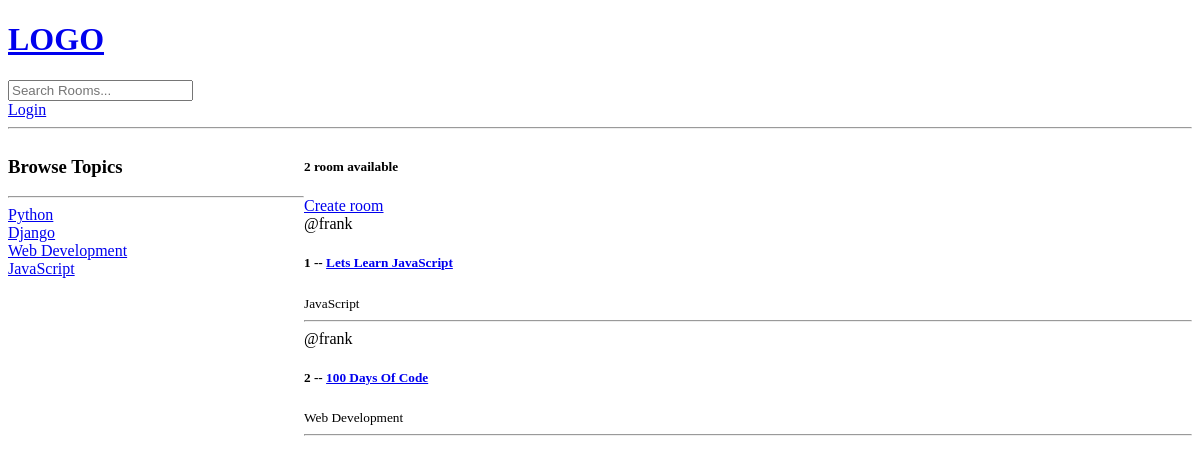
/, run on an earlier commit of the app's database.
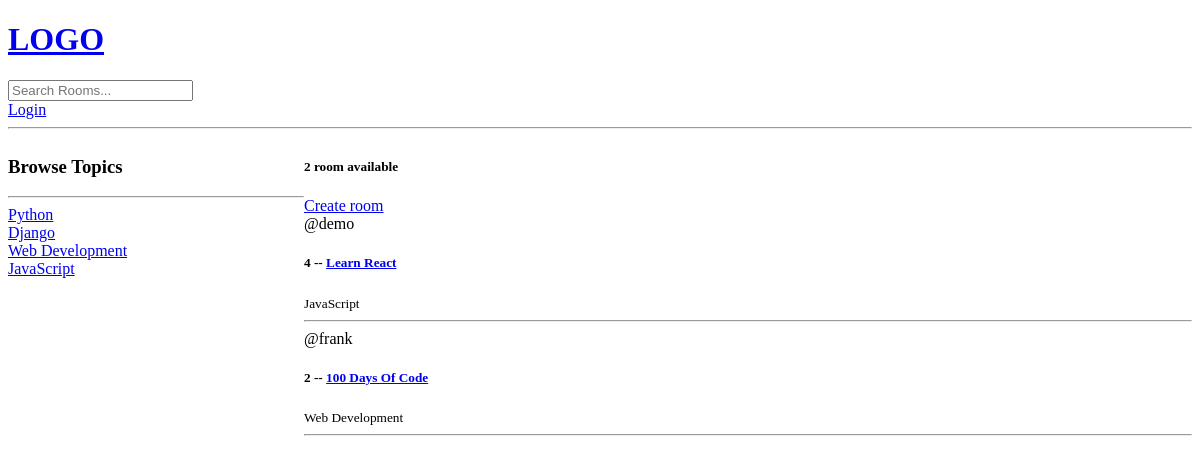
And on a later commit of the database.
### base/models.py (models this page shows, shortened)
class Topic(models.Model):
    name = models.CharField(max_length=200)

class Room(models.Model):
    host = models.ForeignKey(User, on_delete=models.SET_NULL, null=True)
    topic = models.ForeignKey(Topic, on_delete=models.SET_NULL, null=True)
    name = models.CharField(max_length=200)
    description = models.TextField(null=True, blank=True)
    participants = models.ManyToManyField(User, related_name='participants', blank=True)
    updated = models.DateTimeField(auto_now=True)
    created = models.DateTimeField(auto_now_add=True)   # autonow add saves the value when it was instaniated
    class Meta:
        ordering = ['-updated', '-created'] # newest item gets shown first

### base/views.py (the view)
# urls.py: path('', views.home, name="home"),  ## Triggers the function passed into it
def home(request):
    q = request.GET.get('q') if request.GET.get('q') != None else ''
    rooms = Room.objects.filter(
        Q(topic__name__icontains=q) |
        Q(name__icontains=q) |
        Q(description__icontains=q)
        ) # while typing if the typed string atleast contains certain amount of letters for ex py
    topics = Topic.objects.all()
    room_count = rooms.count()
    context = {'rooms':rooms, 'topics':topics, 'room_count':room_count,}
    return render(request, "base/home.html", context)   # Specify the app and its templates folder basically blueprints in flask

### base/templates/base/home.html (shortened to what this page needs)
{% extends 'main.html' %}
{% block content %}
<div class="home-container">
    <div>
        <h3>Browse Topics</h3>
        <hr>
        {% for topic in topics %}
            <div>
                <a href="{% url 'home' %}?q= {{ topic.name }}">{{ topic.name }}</a>
            </div>
        {% endfor %}
    </div>
    <div>
        <h5>{{ room_count }} room available</h5>
        <a href="{% url 'create-room' %}">Create room</a>
        <div>
            {% for room in rooms %}
                <div>
                    <span>@{{ room.host.username }}</span>
                    <h5>{{ room.id }} -- <a href="{% url 'room' room.id %}">{{ room.name }}</a></h5>
                    <small>{{ room.topic.name }}</small>
                    <hr>
                </div>
            {% endfor %}
        </div>
    </div>
</div>
{% endblock %}

### templates/main.html (shortened to what this page needs)
<!DOCTYPE html>
<html>
<head>
</head>
<body>
    {% include 'navbar.html' %}
    {% block content %}
    {% endblock %}
</body>
</html>

### templates/navbar.html
<a href="/">
    <h1>LOGO</h1>
</a>
<form method="GET" action="{% url 'home' %}">
    <input type="text" name="q" placeholder="Search Rooms..." />
</form>
{% if request.user.is_authenticated %}
    <p>Hello {{ request.user }}</p>
    <a href="{% url 'logout' %}">Logout</a>
{% else %}
    <a href="{% url 'login' %}">Login</a>
{% endif %}
<hr>

### base/templates/base/home.html (style rules this page uses)
.home-container { display: grid; grid-template-columns: 1fr 3fr; }

What changed in the data, as far as the page shows it:
removed Room: host.username "frank", id "1", name "Lets Learn JavaScript", topic.name "JavaScript"
added Room: host.username "demo", id "4", name "Learn React", topic.name "JavaScript"
